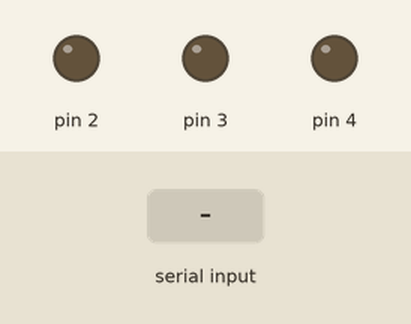
Simulated run of this program. Board: Arduino Nano, built with avr-gcc and run on an emulated ATmega328P. On the bench: output pins drawn as LEDs (lit = HIGH). The inputs (shaded band) are chosen by the test bench. What the program prints to the serial monitor is not drawn.

Above: at 1.2 s.
1.3 s: "1" received over Serial
At 1.8 s:
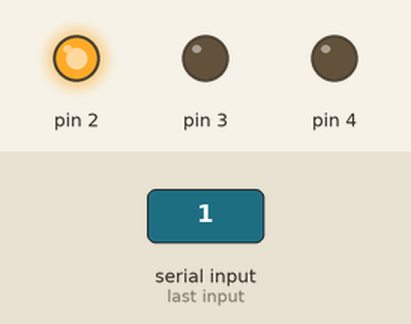
2.8 s: "2" received over Serial
At 4.0 s:
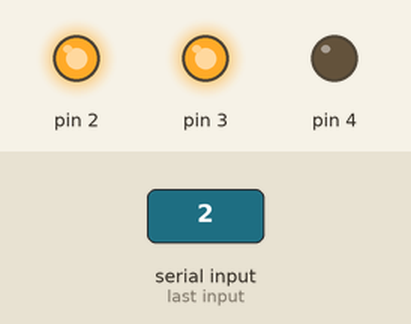
4.3 s: "3" received over Serial
At 5.3 s:
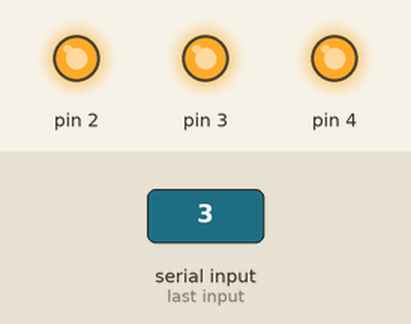
5.8 s: "1" received over Serial
At 6.5 s:
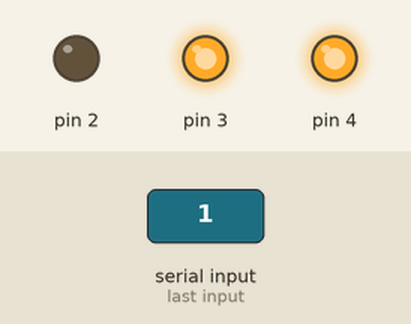
7.3 s: "2" received over Serial
At 7.6 s:
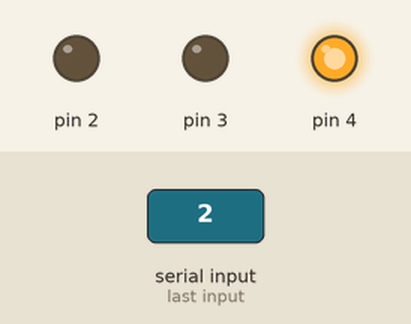
Timing chart, 0 to 9.8 s (numbered marks = the images above; inputs shaded):
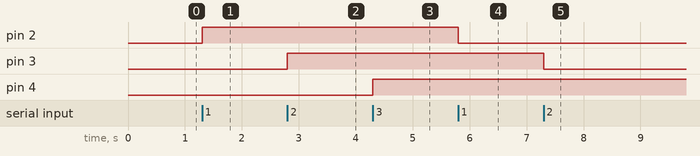

The program:

main.cpp
```cpp
#include <Arduino.h>
void setup()
{
  Serial.begin(9600);
  pinMode(2, OUTPUT);
  pinMode(3, OUTPUT);
  pinMode(4, OUTPUT);
}
void loop()
{
  if (Serial.available() > 0)
  {
    char command = Serial.read();

    if (command == '1')
    {
      digitalWrite(2, !digitalRead(2));
      if (digitalRead(2))
      {
        Serial.println("LED1亮");
      }
      else
      {
        Serial.println("LED1灭");
      }
    }
    else if (command == '2')
    {
      digitalWrite(3, !digitalRead(3));
      if (digitalRead(3))
      {
        Serial.println("LED2亮");
      }
      else
      {
        Serial.println("LED2灭");
      }
    }
    else if (command == '3')
    {
      digitalWrite(4, !digitalRead(4));
      if (digitalRead(4))
      {
        Serial.println("LED3亮");
      }
      else
      {
        Serial.println("LED3灭");
      }
    }
  }
}
```

Measured:
- after the input at 1.3 s, pin 2: LOW → HIGH at once
- after the input at 2.8 s, pin 3: LOW → HIGH at once
- after the input at 4.3 s, pin 4: LOW → HIGH at once
- after the input at 5.8 s, pin 2: HIGH → LOW at once
- after the input at 7.3 s, pin 3: HIGH → LOW at once
